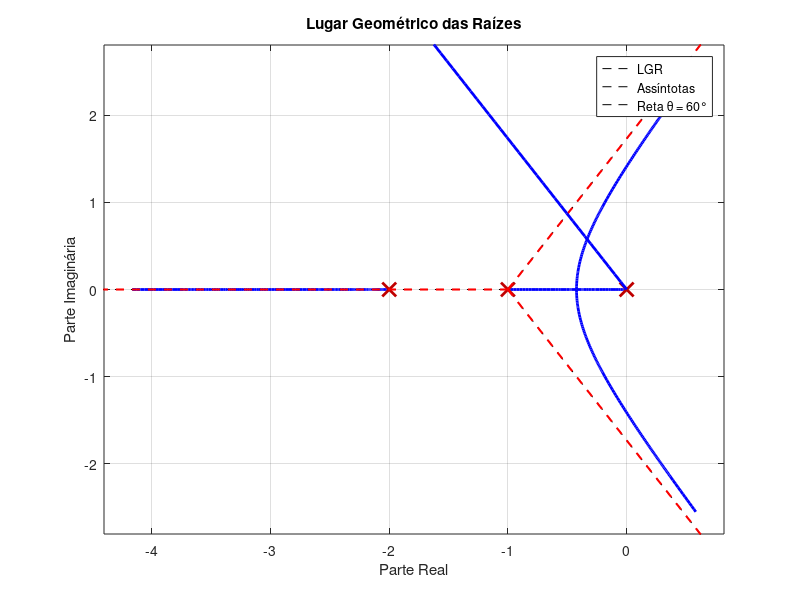
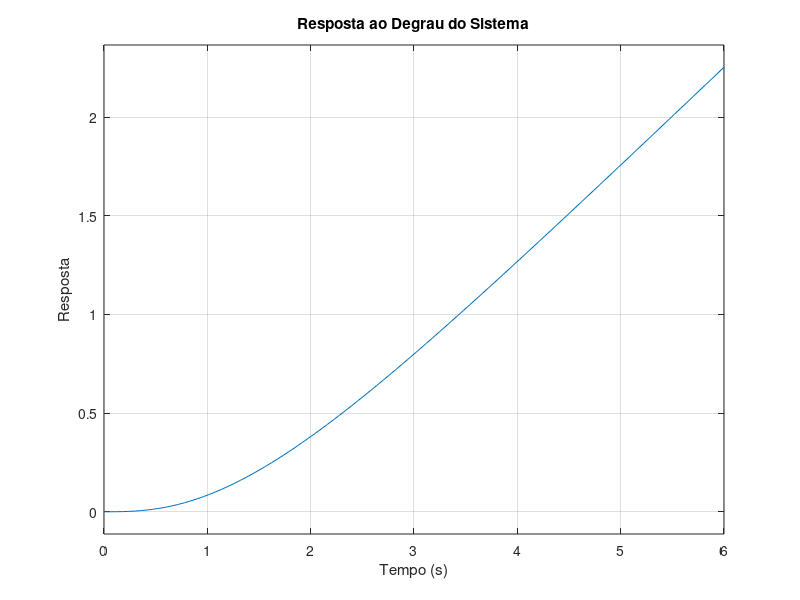

Write MATLAB code to recreate these figures, in order.
% Define os polos e zeros da função de transferência
numerador = [1]; % Não há zeros
denominador = conv([1 1], [1 2]); % Polos em -1 e -2

% Adicionando um polo em zero (1/s)
denominador_novo = conv(denominador, [1 0]);

% Criando a função de transferência
sys = tf(numerador, denominador_novo);

% Traçando o Lugar Geométrico das Raízes
figure;  % Cria uma nova figura
rlocus(sys);  % Plota o LGR da função de transferência
title('Lugar Geométrico das Raízes');
xlabel('Parte Real');
ylabel('Parte Imaginária');
grid on;  % Adiciona uma grade ao gráfico
hold on;  % Mantém a figura atual para adicionar a reta e as assíntotas

% Cálculo dos polos e zeros
polos = pole(sys);  % Obtém os polos
zeros = zero(sys);  % Obtém os zeros

% Número de polos e zeros
n_p = length(polos);  % Número de polos
n_z = length(zeros);  % Número de zeros

% Cálculo das assíntotas
n_a = n_p - n_z;  % Número de assíntotas
if n_a > 0
    % Centro das assíntotas
    centro = (sum(polos) - sum(zeros)) / n_a;

    % Ângulos das assíntotas
    angulos = (2*(0:n_a-1) + 1) * (180 / n_a);
    
    % Convertendo ângulos para radianos
    angulos_rad = deg2rad(angulos);
    
    % Plotando as assíntotas
    for k = 1:n_a
        % Coordenadas das assíntotas
        x_assintota = [real(centro), real(centro) + 10 * cos(angulos_rad(k))];  % Traço horizontal
        y_assintota = [imag(centro), imag(centro) + 10 * sin(angulos_rad(k))];  % Traço vertical
        plot(x_assintota, y_assintota, 'r--', 'LineWidth', 1.5);  % Plota assíntota em vermelho
    end
end

% Adicionando a reta com ângulo θ = 60 graus
theta = -60;  % Ângulo em graus
theta_rad = deg2rad(theta);  % Convertendo para radianos

% Definindo a inclinação da reta
slope = tan(theta_rad);  % Inclinação

% Definindo pontos da reta
x_values = linspace(-5, 0, 100);  % Intervalo de x para o lado negativo
y_values = slope * x_values;  % Equação da reta passando pela origem

% Plota a reta
plot(x_values, y_values, 'b-', 'LineWidth', 2);  % Reta em azul
legend('LGR', 'Assíntotas', 'Reta θ = 60°');

% Plotando a resposta ao degrau do sistema
figure;  % Cria uma nova figura para a resposta ao degrau
step(sys);  % Plota a resposta ao degrau do sistema
title('Resposta ao Degrau do Sistema');
xlabel('Tempo (s)');
ylabel('Resposta');
grid on;  % Adiciona uma grade ao gráfico


